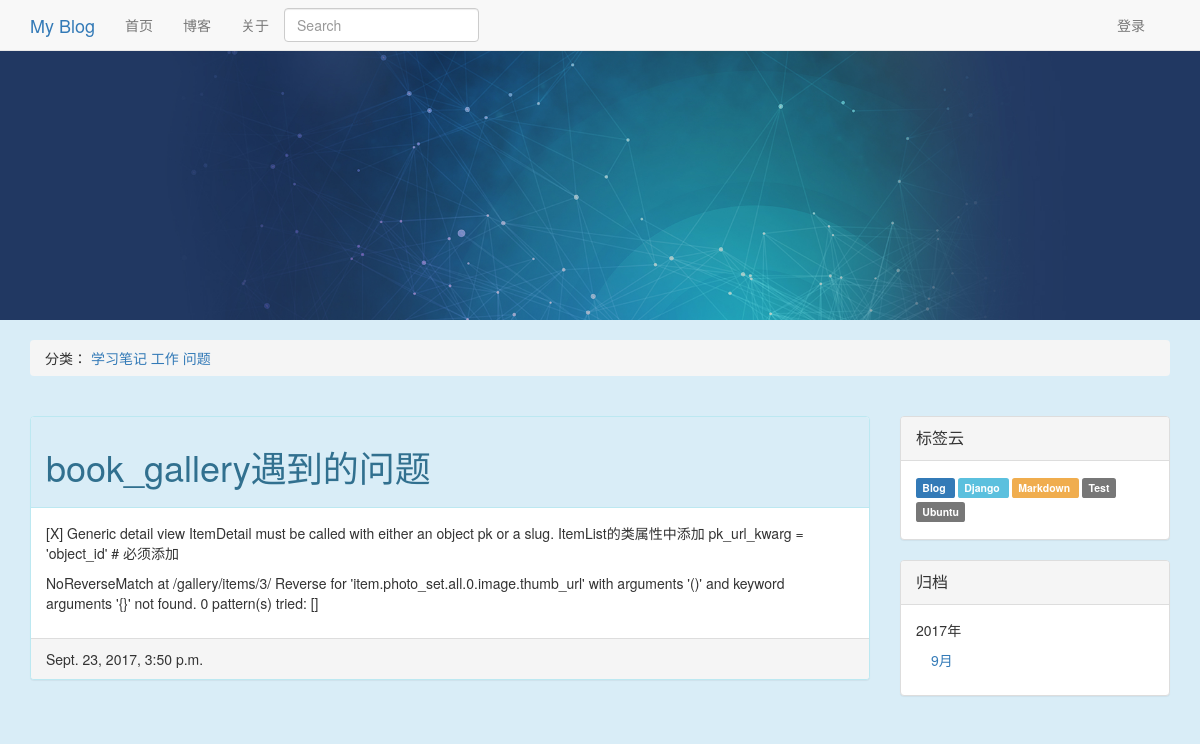
The page /blog/article/3/ on the database its author committed.
### blog/models.py (models this page shows, shortened)
class Category(models.Model):
    name = models.CharField('类名', max_length=20)
    created_time = models.DateTimeField('创建时间', auto_now_add=True)
    last_modified_time = models.DateTimeField('修改时间', auto_now=True)
    def __unicode__(self):
        return self.name

class Article(models.Model):
    STATUS_CHOICES = (
        ('d', 'Draft'),
        ('p', 'Published'),
    )
    objects = ArticleManager()
    title = models.CharField('标题', max_length=70)
    body = models.TextField('正文')
    created_time = models.DateTimeField('创建时间', auto_now_add=True)
    tags = models.ManyToManyField('Tag', verbose_name='标签集合', blank=True)
    last_modified_time = models.DateTimeField('修改时间', auto_now=True)
    status = models.CharField('文章状态', max_length=1, choices=STATUS_CHOICES)
    abstract = models.CharField('摘要', max_length=254, blank=True, null=True,
                                help_text="可选，如若为空将摘取正文的前254个字符")
    views = models.PositiveIntegerField('浏览量', default=0)
    likes = models.PositiveIntegerField('点赞数', default=0)
    topped = models.BooleanField('置顶', default=False)
    category = models.ForeignKey('Category', verbose_name='分类',
                                 null=True,
                                 on_delete=models.SET_NULL)
    class Meta:
        ordering = ['-last_modified_time']

class Tag(models.Model):
    name = models.CharField('标签名', max_length=20)
    created_time = models.DateTimeField('创建时间', auto_now_add=True)
    last_modified_time = models.DateTimeField('修改时间', auto_now=True)
    def __unicode__(self):
        return self.name

### blog/views.py (the view)
# urls.py: url(r'^blog/article/(?P<article_id>\d+)/$', ArticleDetailView.as_view(), name='article'),
class ArticleDetailView(DetailView):
    model = Article
    template_name = "blog/article.html"
    context_object_name = "article"
    pk_url_kwarg = "article_id"
    def get_object(self, *args, **kwargs):
        obj = super(ArticleDetailView, self).get_object()
        extension_list = ['markdown.extensions.extra',
                          'markdown.extensions.codehilite',
                          'markdown.extensions.toc',
                          'markdown.extensions.wikilinks']
        obj.body = markdown.markdown(obj.body, extensions=extension_list)
        return obj
    def get_context_data(self, **kwargs):
        kwargs['category_list'] = Category.objects.all().order_by('name')
        kwargs['tag_list'] = Tag.objects.all().order_by('name')
        kwargs['date_archive'] = Article.objects.archive()
        kwargs['color_list'] = ['default', 'info', 'primary', 'warning', 'danger']
        return super(ArticleDetailView, self).get_context_data(**kwargs)

### blog/models.py (called while the page is built)
    def archive(self):
        data_list = Article.objects.datetimes('created_time', 'month', order='DESC')
        data_dict = defaultdict(list)
        for d in data_list:
            data_dict[d.year].append(d.month)
        return sorted(data_dict.items(), reverse=True)

### templates/blog/article.html (shortened to what this page needs)
{% extends "blog/base.html" %}
{% block left %}
        <div class="panel panel-info">
        <div class="panel-heading">
            <div class="panel-title">
                <h1>{{ article.title }}</h1></div>
        </div>
        <div class="panel-body">
            {{ article.body |safe }}
        </div>
        <div class="panel-footer">
            {{ article.last_modified_time }}</div>
    </div>
{% endblock %}

### templates/blog/base.html (shortened to what this page needs)
<!DOCTYPE html>
<html lang="en">
<head>
    {% load staticfiles %}
    <link rel="stylesheet" href="{% static 'blog/css/bootstrap.min2.css' %}">
    <link rel="stylesheet" href="{% static 'blog/css/code.css' %}">
    <link rel="stylesheet" href="{% static 'blog/css/github.css' %}">
</head>
<body class="bg-info">
{% block nav %}
        <nav class="navbar navbar-default navbar-static-top" style="margin-bottom: 0px;">
        <div class="container">
            <div class="nav-header">
                <div class="navbar-brand"><a href="{% url 'index' %}">My Blog</a></div>
            </div>
            <ul class="nav navbar-nav">
                <li><a href="{% url 'index' %}">首页</a></li>
                <li><a href="{% url 'index' %}">博客</a></li>
                <li><a href="{% url 'index' %}">关于</a></li>
            </ul>
            <ul class="nav navbar-nav navbar-right" style="margin-right: 10px;">
                <li><a href="../admin/" class="navbar-link">登录</a></li>
            </ul>
            <form class="navbar-form" action="" method="get">
                <input class="form-control" type="text" name="q" placeholder="Search">
            </form>
            </div>
        </nav>
{% endblock %}
{% block banner %}
        <img class="img-responsive" src="{% static 'blog/img/banner_wide.jpg' %}">
{% endblock %}
{% block breadcrumb %}
    <div class="container" style="margin-top: 20px;">
        <ol class="breadcrumb">
           <span>分类：</span>
            {% for category in category_list %}
                <a href="{% url 'category' category.id %}">{{ category }}</a>
            {% endfor %}
        </ol>
    </div>
{% endblock %}
<div class="container" style="margin-top: 20px;">
    {% block content %}
        <div class="col-md-9" style="padding-left: 0px;">
            {% block left %}{% endblock %}
        </div>
        <div class="col-md-3" style="padding-right: 0px;">
        {% block right %}
            <div class="panel panel-default">
                <div class="panel-heading"><div class="panel-title">标签云</div></div>
                <div class="panel-body">
                    {% for tag in tag_list %}
                        <a class="label label-{{ color_list | random }}" style="line-height: 24px;margin-right: 3px;" href="{% url 'tag' tag.id  %}">
                            {{ tag }}
                        </a>
                    {% endfor %}
                </div>
            </div>
            <div class="panel panel-default">
                <div class="panel-heading"><div class="panel-title">归档</div></div>
                <div class="panel-body">
                    {% for year,month_list in date_archive %}
                        <ul class="nav nav-stacked">
                            {{ year }}年
                             {% for month in month_list %}
                                 <li><a href="{% url 'archive' year month %}">{{ month }}月</a></li>
                             {% endfor %}
                        </ul>
                    {% endfor %}
                </div>
            </div>
        {% endblock %}
        </div>
    {% endblock %}
</div>
</body>
</html>

### rows shown on the page
Category: name "学习笔记"
Category: name "工作"
Category: name "问题"
Article: title "book_gallery遇到的问题", body "[X] Generic detail view ItemDetail must be called with either an object pk or a slug. ItemList的类属性中添加 pk_url_kwarg = 'object_id' # 必须添加 NoReverseMatch at /gallery/items/3/ Reverse for 'item.photo_set.all.0.image.thumb_url' with arguments '()' and keyword arguments '{}' not found. 0 pattern(s) tried: []", last_modified_time "Sept. 23, 2017, 3:50 p.m."
Tag: name "Blog"
Tag: name "Django"
Tag: name "Markdown"
Tag: name "Test"
Tag: name "Ubuntu"

### other values the page prints
{{ year }} "2017"
{{ month }} "9"
